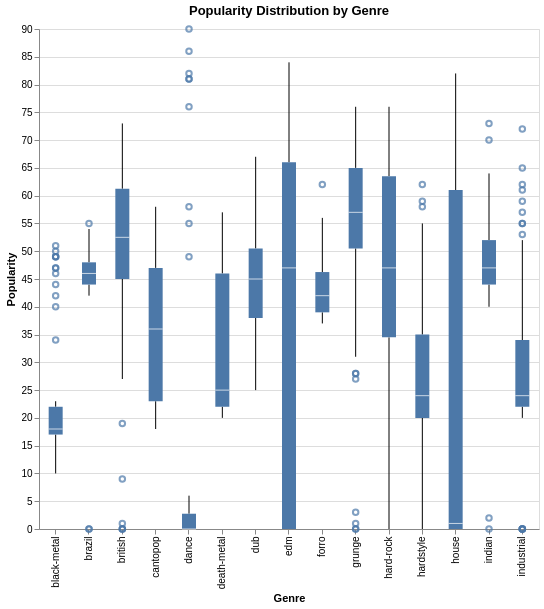

Notebook code cell kept with this figure:
### Code cell
top_genres = (
    spotify_df['track_genre']
    .value_counts()
    .nlargest(15)
    .index
)

df_genres = spotify_df[
    spotify_df['track_genre'].isin(top_genres)
]


plot = alt.Chart(df_genres).mark_boxplot().encode(
      y=alt.Y('popularity:Q', title="Popularity"),
      x=alt.X('track_genre:N', title="Genre")
  ).properties(
      width=500,
      height=500,
      title="Popularity Distribution by Genre"
  )
plot.show()
plot.save("boxplot.html")

### Figure 1 — Vega-Lite specification as saved in the notebook (floating-point values rounded to 4 significant figures; data arrays with more than 128 entries replaced by an {"elided": "..."} marker saying what was removed)
{"config": {"view": {"continuousWidth": 300, "continuousHeight": 300}}, "data": {"name": "data-bb85bc357a3d35a99127471917ebaa4c"}, "mark": {"type": "boxplot"}, "encoding": {"x": {"field": "track_genre", "title": "Genre", "type": "nominal"}, "y": {"field": "popularity", "title": "Popularity", "type": "quantitative"}}, "height": 500, "title": "Popularity Distribution by Genre", "width": 500, "$schema": "https://vega.github.io/schema/vega-lite/v5.20.1.json", "datasets": {"data-bb85bc357a3d35a99127471917ebaa4c": {"elided": "743 records"}}}
